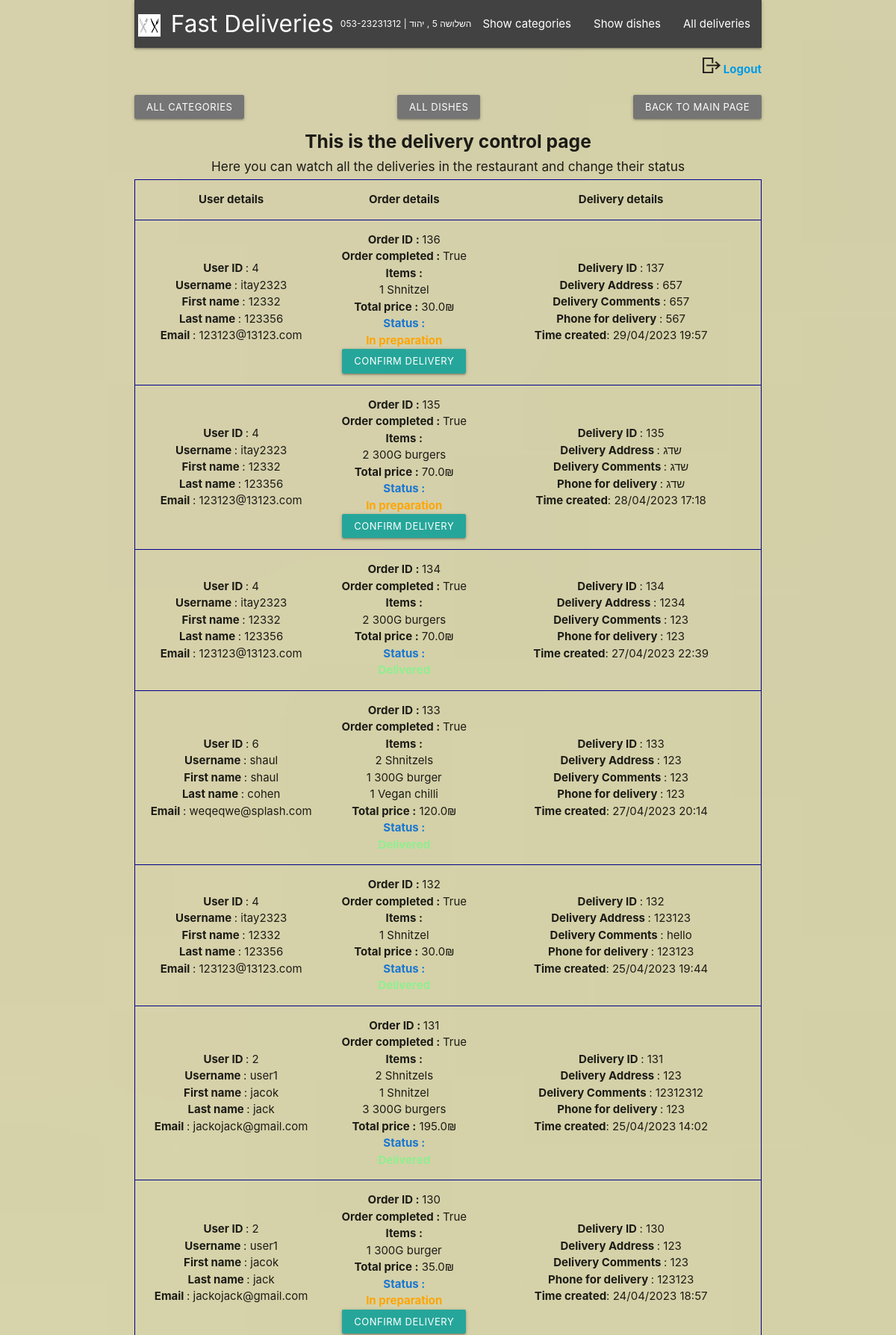
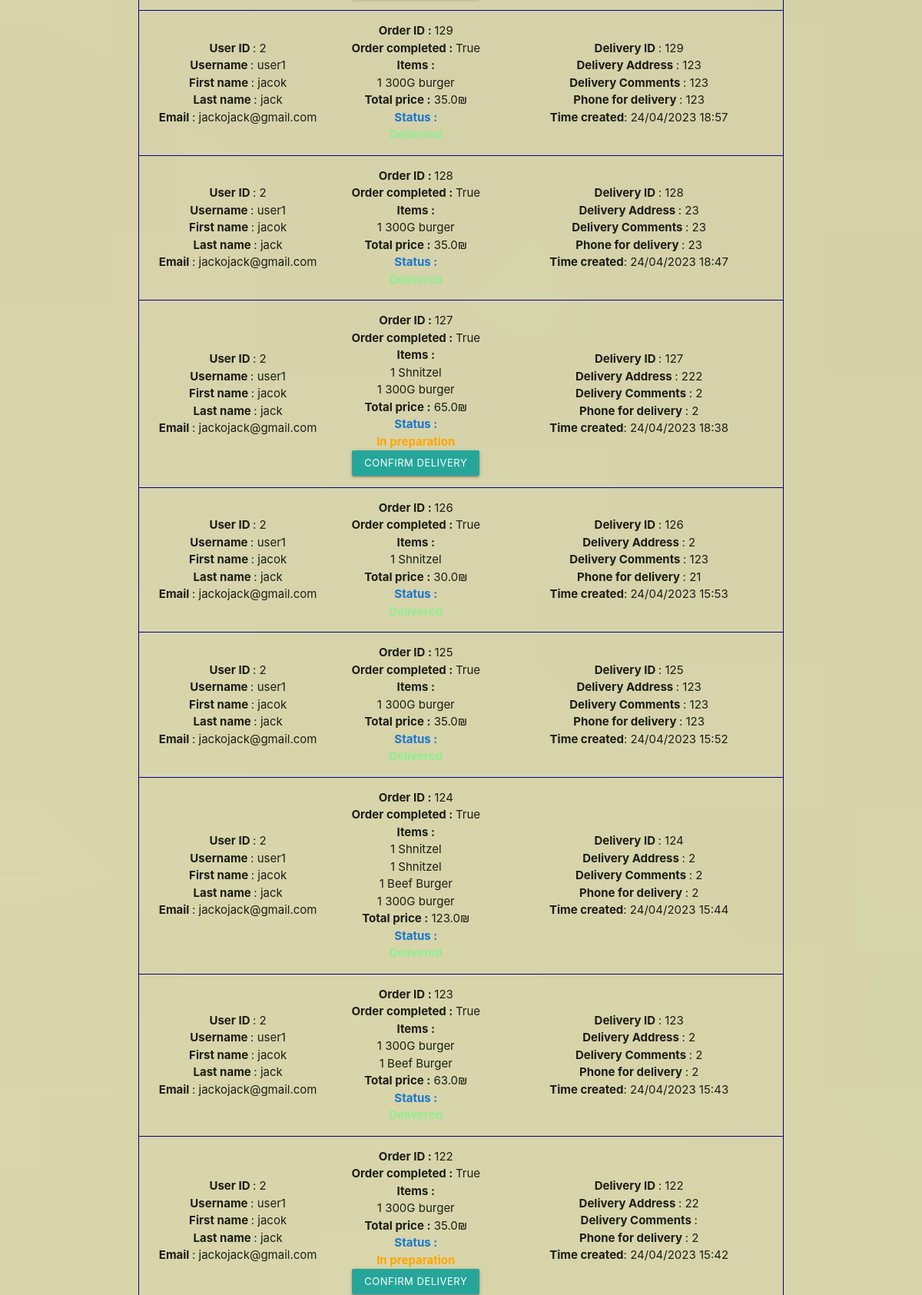
Screenshot of /manage-deliveries (signed in, upper part) with the database file from the repository (2 pictures, top to bottom).
### models/cart.py (models this page shows)
class Cart(db.Model): # represents a user's cart, which can contain many Dish objects
    id = db.Column(db.Integer, primary_key=True)
    user_id = db.Column(db.Integer,db.ForeignKey('user.id'), nullable=False)
    delivery_id = db.Column(db.Integer,db.ForeignKey('delivery.id'),nullable=True)
    delivery = db.relationship('Delivery',backref='cart',uselist=False) # what determines the one to one relationship with delivery
    items = db.relationship('Items',backref='cart')
    finished_order = db.Column(db.Boolean,default=False)

### models/user.py (models this page shows)
class User(db.Model,UserMixin): # represents a user of the website
    id = db.Column(db.Integer,primary_key=True)
    username = db.Column(db.String(200),nullable=False,unique=True)
    password = db.Column(db.String(200),nullable=False)
    first_name = db.Column(db.String(200),nullable=False)
    last_name = db.Column(db.String(200),nullable=False)
    is_staff = db.Column(db.Boolean,default=False)
    email = db.Column(db.String(50),unique=True,nullable=False)
    carts = db.relationship('Cart',backref='user')

### models/items.py (models this page shows)
class Items(db.Model):
    id = db.Column(db.Integer,primary_key=True)
    dish_id = db.Column(db.Integer,db.ForeignKey('dish.id'),nullable=False)
    cart_id = db.Column(db.Integer,db.ForeignKey('cart.id'),nullable=False)
    amount = db.Column(db.Integer,nullable=False)

### models/dish.py (models this page shows)
class Dish(db.Model): #  represents a dish that can be purchased by users
    id = db.Column(db.Integer,primary_key=True)
    dish_name = db.Column(db.String(100),nullable=False,unique=True)
    price = db.Column(db.Float,nullable=False)
    description = db.Column(db.String(1000),nullable=False)
    imageURL = db.Column(db.String(5000),nullable=False)
    is_gluten_free = db.Column(db.Boolean,default=False)
    is_vegeterian = db.Column(db.Boolean,default=False)
    category_id = db.Column(db.Integer,db.ForeignKey('category.id'), nullable=False)
    items = db.relationship('Items',backref="dish")

### models/delivery.py (models this page shows)
class Delivery(db.Model):
    id = db.Column(db.Integer,primary_key=True)
    is_delivered = db.Column(db.Boolean,default=False)
    address = db.Column(db.String(200),nullable=False)
    comments = db.Column(db.String(500))
    phone_for_delivery = db.Column(db.String(11),nullable=False)
    created = db.Column(db.DateTime,default=dt.now)

### controllers/deliveries.py (the view)
@login_required
def manage_deliveries():
    if is_not_staff_member() == True:
        return redirect(url_for("main_page"))
    carts = Cart.query.all()
    return render_template("deliveries/manage_deliveries.html",carts=carts,calculate_order=calculate_order)

### auth.py (called while the page is built)
@login_manager.user_loader
def load_user(user_id): # userloader gets 1 parameter , user_id
    return User.query.get(int(user_id)) # because the id's are integers

### utils.py (called while the page is built)
def calculate_order(cart):
    total_dish_price = 0
    for item in cart.items:
        total_dish_price += item.dish.price * item.amount
    return total_dish_price

def is_not_staff_member():
    if current_user.is_authenticated and not current_user.is_staff:
        flash("This account does not have access to that part of the website , sorry.","error")
        return True
    return False

### templates/deliveries/manage_deliveries.html (shortened to what this page needs)
{% extends 'layout.html' %}
{% block content %}
<br>
<div dir="rtl">
    <div class="center">
        <a href="{{url_for ('main_page') }}" class="waves-effect waves-light grey darken-1 btn-small right">Back to main
            page</a>
        <a href="{{url_for ('categories.manage_categories') }}"
            class="waves-effect waves-light grey darken-1 btn-small left">All
            Categories</a>
        <a href="{{url_for ('dishes.manage_dishes')}}" class="waves-effect waves-light grey darken-1 btn-small">All
            Dishes</a>
    </div>
</div>
<div class="center">
    <h5 class="bold">This is the delivery control page</h5>
    <h6>Here you can watch all the deliveries in the restaurant and change their status</h6>
</div>
<table class="centered">
    <thead class="delivery-border-title">
        <tr>
            <th>User details</th>
            <th>Order details</th>
            <th>Delivery details</th>
        </tr>
    </thead>
    <tbody>
        {% for cart in carts[::-1] %}
        <tr>
            <td class="delivery-border-left">
                <div>
                    <span class="bold">User ID </span>: {{cart.user.id}}
                </div>
                <div>
                    <span class="bold">Username </span>: {{cart.user.username}}
                </div>
                <div>
                    <span class="bold">First name </span>: {{cart.user.first_name}}
                </div>
                <div>
                    <span class="bold">Last name </span>: {{cart.user.last_name}}
                </div>
                <div>
                    <span class="bold">Email </span>: {{cart.user.email}}
                </div>
            </td>
            <td class="delivery-border-center">
                <div>
                    <span class="bold">Order ID : </span>{{cart.id}}
                </div>
                <div>
                    <span class="bold">Order completed : </span>{{cart.finished_order}}
                </div>
                <div>
                    <span class="bold">Items : </span>
                </div>
                {% for item in cart.items %}
                {% if item.amount > 1 %}
                <div>{{item.amount}} {{item.dish.dish_name}}s </div>
                {% else %}
                <div>{{item.amount}} {{item.dish.dish_name}} </div>
                {% endif %}
                {% endfor %}
                <div>
                    <span class="bold">Total price :</span> {{calculate_order(cart)}}₪
                </div>
                <div>
                    <span class="bold blue-text text-darken-2">Status :</span>
                </div>
                {% if cart.delivery.is_delivered %}
                <div class="bold" style="color:lightgreen">Delivered</div>
                {% elif cart.delivery %}
                <div class="bold" style="color:orange">In preparation</div>
                <form action="{{url_for ('deliveries.change_delivery_status',id=cart.id)}}" method="POST">
                    <button type="submit" class="waves-effect waves-light btn-small">Confirm delivery
                    </button>
                </form>
                {% else %}
                <div class="red-text">Not ordered yet</div>
                {% endif %}
            </td>
            <td class="delivery-border-right">
                <div>
                    <span class="bold">Delivery ID </span>: {{cart.delivery.id}}
                </div>
                <div>
                    <span class="bold">Delivery Address </span>: {{cart.delivery.address}}
                </div>
                <div>
                    <span class="bold">Delivery Comments </span>: {{cart.delivery.comments}}
                </div>
                <div>
                    <span class="bold">Phone for delivery </span>: {{cart.delivery.phone_for_delivery}}
                </div>
                {% if cart.delivery %}
                <div>
                    <span class="bold">Time created</span>: {{cart.delivery.created.strftime("%d/%m/%Y %H:%M")}}
                </div>
                {% else %}
                <div>
                    <span class="bold">Time created</span>:
                    <div class="red-text"> Delivery wasn't created yet</div>
                </div>
                {% endif %}
                {% endfor %}
            </td>
        </tr>
    </tbody>
</table>
{% endblock %}

### static/style.css (style rules this page uses)
.bold { font-weight: bold; }
.delivery-border-title { border:1px darkblue solid; border-bottom:1px darkblue solid }
.delivery-border-left { border-top:1px darkblue solid; border-bottom:1px darkblue solid; border-left:1px darkblue solid }
.delivery-border-right { border-top:1px darkblue solid; border-bottom:1px darkblue solid; border-right:1px darkblue solid }
.delivery-border-center { border-top:1px darkblue solid; border-bottom:1px darkblue solid; }

### rows the page displays
Cart: user.id "4", user.username "itay2323", user.first_name "12332", user.last_name "123356", user.email "123123@13123.com", id "136", finished_order "True", delivery.id "137", delivery.address "657", delivery.comments "657", delivery.phone_for_delivery "567", delivery.created "29/04/2023 19:57"
Items: amount "1", dish.dish_name "Shnitzel"
Dish: price.amount "30.0", price.amount "120.0", price.amount "195.0", price.amount "65.0", price.amount "123.0"
Cart: user.id "4", user.username "itay2323", user.first_name "12332", user.last_name "123356", user.email "123123@13123.com", id "135", finished_order "True", delivery.id "135", delivery.address "שדג", delivery.comments "שדג", delivery.phone_for_delivery "שדג", delivery.created "28/04/2023 17:18"
Items: amount "2", dish.dish_name "300G burger"
Dish: price.amount "70.0", price.amount "35.0", price.amount "63.0"
Cart: user.id "4", user.username "itay2323", user.first_name "12332", user.last_name "123356", user.email "123123@13123.com", id "134", finished_order "True", delivery.id "134", delivery.address "1234", delivery.comments "123", delivery.phone_for_delivery "123", delivery.created "27/04/2023 22:39"
Items: amount "2", dish.dish_name "300G burger"
Cart: user.id "6", user.username "shaul", user.first_name "shaul", user.last_name "cohen", user.email "weqeqwe@splash.com", id "133", finished_order "True", delivery.id "133", delivery.address "123", delivery.comments "123", delivery.phone_for_delivery "123", delivery.created "27/04/2023 20:14"
Items: amount "2", dish.dish_name "Shnitzel"
Items: amount "1", dish.dish_name "300G burger"
Items: amount "1", dish.dish_name "Vegan chilli"
Cart: user.id "4", user.username "itay2323", user.first_name "12332", user.last_name "123356", user.email "123123@13123.com", id "132", finished_order "True", delivery.id "132", delivery.address "123123", delivery.comments "hello", delivery.phone_for_delivery "123123", delivery.created "25/04/2023 19:44"
Items: amount "1", dish.dish_name "Shnitzel"
Cart: user.id "2", user.username "user1", user.first_name "jacok", user.last_name "jack", user.email "jackojack@gmail.com", id "131", finished_order "True", delivery.id "131", delivery.address "123", delivery.comments "12312312", delivery.phone_for_delivery "123", delivery.created "25/04/2023 14:02"
Items: amount "2", dish.dish_name "Shnitzel"
Items: amount "1", dish.dish_name "Shnitzel"
Items: amount "3", dish.dish_name "300G burger"
Cart: user.id "2", user.username "user1", user.first_name "jacok", user.last_name "jack", user.email "jackojack@gmail.com", id "130", finished_order "True", delivery.id "130", delivery.address "123", delivery.comments "123", delivery.phone_for_delivery "123123", delivery.created "24/04/2023 18:57"
Items: amount "1", dish.dish_name "300G burger"
Cart: user.id "2", user.username "user1", user.first_name "jacok", user.last_name "jack", user.email "jackojack@gmail.com", id "129", finished_order "True", delivery.id "129", delivery.address "123", delivery.comments "123", delivery.phone_for_delivery "123", delivery.created "24/04/2023 18:57"
Items: amount "1", dish.dish_name "300G burger"
Cart: user.id "2", user.username "user1", user.first_name "jacok", user.last_name "jack", user.email "jackojack@gmail.com", id "128", finished_order "True", delivery.id "128", delivery.address "23", delivery.comments "23", delivery.phone_for_delivery "23", delivery.created "24/04/2023 18:47"
Items: amount "1", dish.dish_name "300G burger"
Cart: user.id "2", user.username "user1", user.first_name "jacok", user.last_name "jack", user.email "jackojack@gmail.com", id "127", finished_order "True", delivery.id "127", delivery.address "222", delivery.comments "2", delivery.phone_for_delivery "2", delivery.created "24/04/2023 18:38"
Items: amount "1", dish.dish_name "Shnitzel"
Items: amount "1", dish.dish_name "300G burger"
Cart: user.id "2", user.username "user1", user.first_name "jacok", user.last_name "jack", user.email "jackojack@gmail.com", id "126", finished_order "True", delivery.id "126", delivery.address "2", delivery.comments "123", delivery.phone_for_delivery "21", delivery.created "24/04/2023 15:53"
Items: amount "1", dish.dish_name "Shnitzel"
Cart: user.id "2", user.username "user1", user.first_name "jacok", user.last_name "jack", user.email "jackojack@gmail.com", id "125", finished_order "True", delivery.id "125", delivery.address "123", delivery.comments "123", delivery.phone_for_delivery "123", delivery.created "24/04/2023 15:52"
Items: amount "1", dish.dish_name "300G burger"
Cart: user.id "2", user.username "user1", user.first_name "jacok", user.last_name "jack", user.email "jackojack@gmail.com", id "124", finished_order "True", delivery.id "124", delivery.address "2", delivery.comments "2", delivery.phone_for_delivery "2", delivery.created "24/04/2023 15:44"
Items: amount "1", dish.dish_name "Shnitzel"
Items: amount "1", dish.dish_name "Shnitzel"
Items: amount "1", dish.dish_name "Beef Burger"
Items: amount "1", dish.dish_name "300G burger"
Cart: user.id "2", user.username "user1", user.first_name "jacok", user.last_name "jack", user.email "jackojack@gmail.com", id "123", finished_order "True", delivery.id "123", delivery.address "2", delivery.comments "2", delivery.phone_for_delivery "2", delivery.created "24/04/2023 15:43"
Items: amount "1", dish.dish_name "300G burger"
Items: amount "1", dish.dish_name "Beef Burger"
Cart: user.id "2", user.username "user1", user.first_name "jacok", user.last_name "jack", user.email "jackojack@gmail.com", id "122", finished_order "True", delivery.id "122", delivery.address "22", delivery.phone_for_delivery "2", delivery.created "24/04/2023 15:42"
Items: amount "1", dish.dish_name "300G burger"
